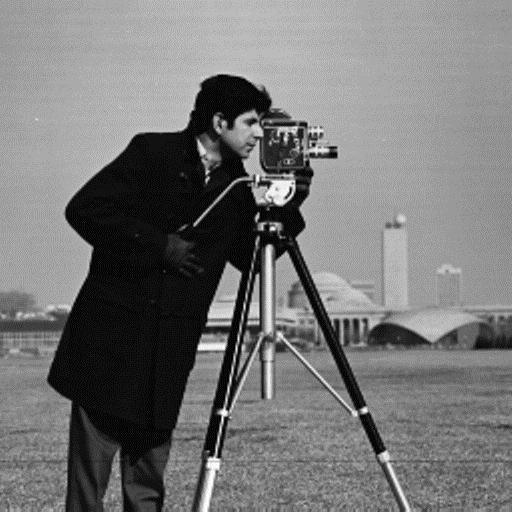
%> input picture cameraMan.jpg, 512 x 512 px
$ octave EdgeDetection.m   (GNU Octave 9; MATLAB toolbox functions it lacks are replaced by stand-ins)
%> lines starting %> are read from the running program, lines starting %| are printed output that depends on the picture; in (x1, y1, x2, y2) boxes, pixels count from 0 and x2, y2 are one past the last pixel; in counts of white or black regions, pixels touching at a corner belong together; the program's own positions count from 1
I = imread('cameraMan.jpg');
%> I is the input picture: size 512x512x3 uint8; min 0, max 255, mean 117.9
I=rgb2gray(I);
%> I: size 512x512 uint8
J = edge(I);
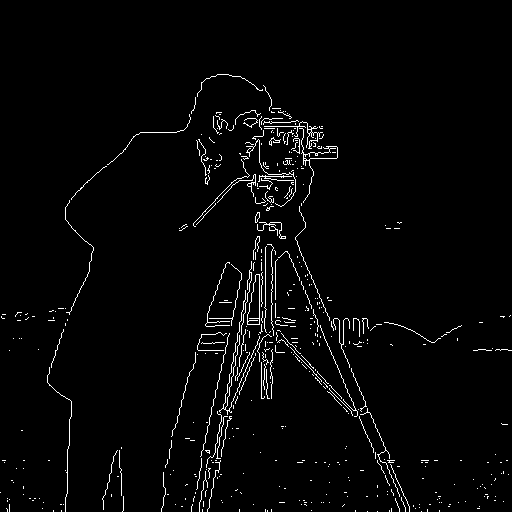
%> J: size 512x512 logical; 2.5% white in thin lines or dots, all inside (x1, y1, x2, y2) = (0, 74, 512, 512)
figure;
imshow(I);
firstDev = edge(J, 'prewitt');
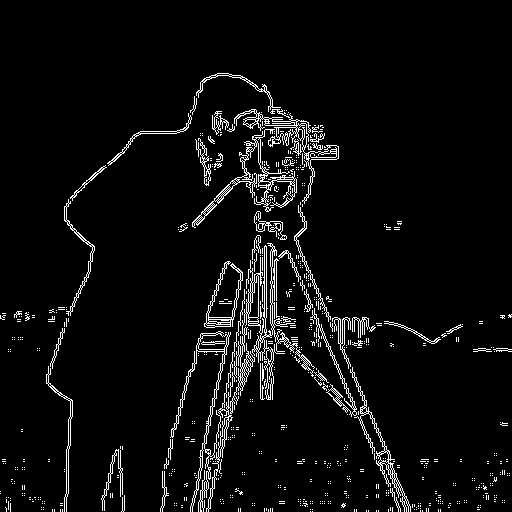
%> firstDev: size 512x512 logical; 4.9% white in thin lines or dots, all inside (x1, y1, x2, y2) = (0, 73, 512, 512)
figure;
imshow(firstDev);
secondDev = edge(J, 'log');
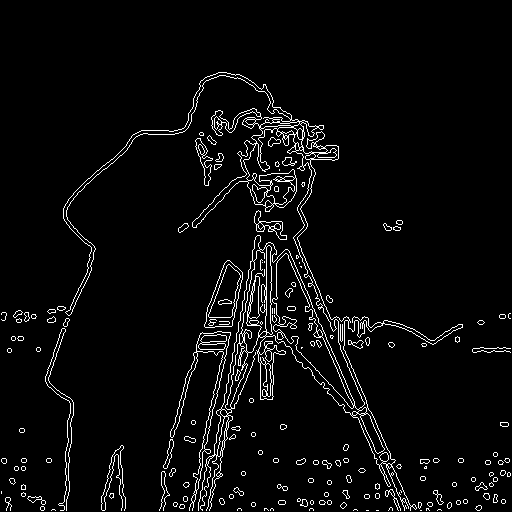
%> secondDev: size 512x512 logical; 4.2% white in thin lines or dots, all inside (x1, y1, x2, y2) = (1, 72, 511, 511)
figure;
imshow(secondDev);
cannyAlg = edge(J, 'canny');
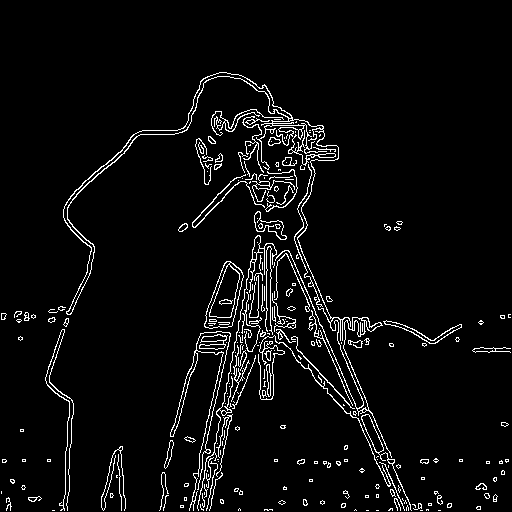
%> cannyAlg: size 512x512 logical; 4.6% white in thin lines or dots, all inside (x1, y1, x2, y2) = (1, 72, 511, 511)
figure;
imshow(cannyAlg);
